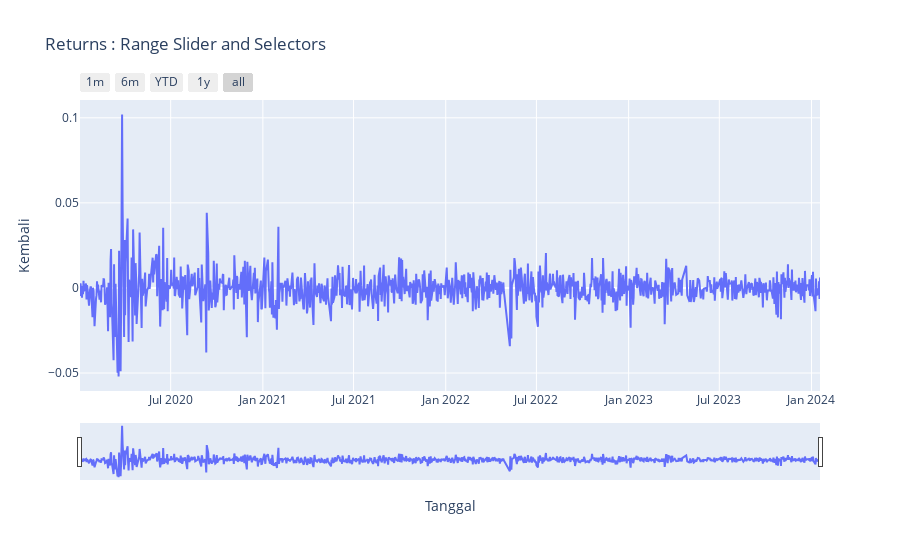

This figure's notebook cell:
### Code cell
fig = px.line(df,x="Tanggal",y="Kembali",title="Returns : Range Slider and Selectors")
fig.update_xaxes(rangeslider_visible=True,rangeselector=dict(
    buttons=list([
        dict(count=1,label="1m",step="month",stepmode="backward"),
        dict(count=6,label="6m",step="month",stepmode="backward"),
        dict(count=1,label="YTD",step="year",stepmode="todate"),
        dict(count=1,label="1y",step="year",stepmode="backward"),
        dict(step="all")
])))

### Figure 1 — Plotly figure (JSON) as saved in the notebook; plotly's stock layout.template omitted (floating-point values rounded to 4 significant figures; data arrays with more than 128 entries replaced by an {"elided": "..."} marker saying what was removed)
{"data": [{"hovertemplate": "Tanggal=%{x}<br>Kembali=%{y}<extra></extra>", "legendgroup": "", "line": {"color": "#636efa", "dash": "solid"}, "marker": {"symbol": "circle"}, "mode": "lines", "name": "", "orientation": "v", "showlegend": false, "type": "scatter", "x": {"elided": "988 str values"}, "xaxis": "x", "y": {"elided": "988 float values"}, "yaxis": "y"}], "layout": {"legend": {"tracegroupgap": 0}, "title": {"text": "Returns : Range Slider and Selectors"}, "xaxis": {"anchor": "y", "domain": [0, 1], "rangeselector": {"buttons": [{"count": 1, "label": "1m", "step": "month", "stepmode": "backward"}, {"count": 6, "label": "6m", "step": "month", "stepmode": "backward"}, {"count": 1, "label": "YTD", "step": "year", "stepmode": "todate"}, {"count": 1, "label": "1y", "step": "year", "stepmode": "backward"}, {"step": "all"}]}, "rangeslider": {"visible": true}, "title": {"text": "Tanggal"}}, "yaxis": {"anchor": "x", "domain": [0, 1], "title": {"text": "Kembali"}}}}
